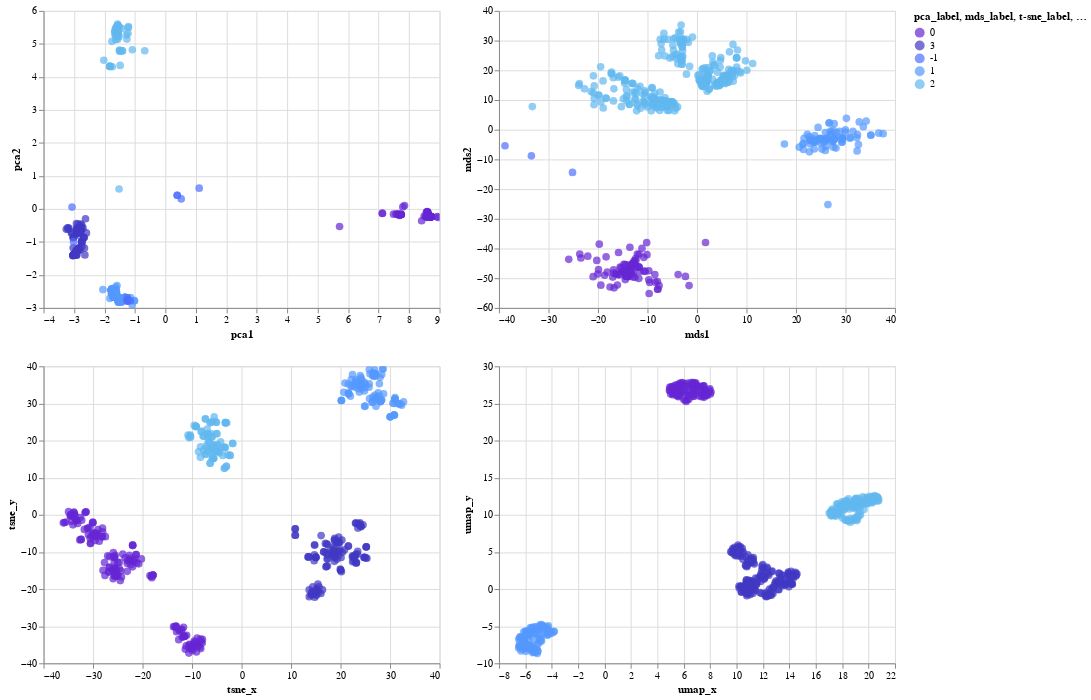

Here is the notebook cell this chart was saved with:
### Code cell
chart1 = chart_12_pca|chart_12_mds
chart2 = chart_12_tsne|chart_12_umap

alt.vconcat(chart1, chart2)

### Figure 1 — Vega-Lite specification as saved in the notebook (floating-point values rounded to 4 significant figures; data arrays with more than 128 entries replaced by an {"elided": "..."} marker saying what was removed)
{"config": {"view": {"continuousWidth": 400, "continuousHeight": 300}}, "vconcat": [{"hconcat": [{"data": {"name": "data-2df1f24a60f9d7506427be44cbddd1b5"}, "mark": {"type": "circle", "size": 60}, "encoding": {"color": {"type": "nominal", "field": "pca_label", "scale": {"domain": [0.0, 3.0, -1.0, 1.0, 2.0], "range": ["#6626d4", "#4138c3", "#4e70ff", "#5499ff", "#61b8f0", "#5499ff", "#87dfb3", "#a0e994", "#bdee78", "#ddee64", "#f8e957", "#ffdb4e"]}}, "tooltip": [{"type": "nominal", "field": "strain"}, {"type": "nominal", "field": "clade_membership"}, {"type": "quantitative", "field": "pca_label"}], "x": {"type": "quantitative", "field": "pca1", "title": "pca1"}, "y": {"type": "quantitative", "field": "pca2", "title": "pca2"}}, "selection": {"selector151": {"type": "interval", "bind": "scales", "encodings": ["x", "y"]}}}, {"data": {"name": "data-f88a8d35cde6246e092f74c1473a0f6c"}, "mark": {"type": "circle", "size": 60}, "encoding": {"color": {"type": "nominal", "field": "mds_label", "scale": {"domain": [0.0, 2.0, 1.0, -1.0], "range": ["#6626d4", "#4138c3", "#4e70ff", "#5499ff", "#61b8f0", "#5499ff", "#87dfb3", "#a0e994", "#bdee78", "#ddee64", "#f8e957", "#ffdb4e"]}}, "tooltip": [{"type": "nominal", "field": "strain"}, {"type": "nominal", "field": "clade_membership"}, {"type": "quantitative", "field": "mds_label"}], "x": {"type": "quantitative", "field": "mds1", "title": "mds1"}, "y": {"type": "quantitative", "field": "mds2", "title": "mds2"}}, "selection": {"selector147": {"type": "interval", "bind": "scales", "encodings": ["x", "y"]}}}]}, {"hconcat": [{"data": {"name": "data-14aa62db96526c059c5e3960bae6f670"}, "mark": {"type": "circle", "size": 60}, "encoding": {"color": {"type": "nominal", "field": "t-sne_label", "scale": {"domain": [1.0, 0.0, 3.0, 2.0], "range": ["#6626d4", "#4138c3", "#4e70ff", "#5499ff", "#61b8f0", "#5499ff", "#87dfb3", "#a0e994", "#bdee78", "#ddee64", "#f8e957", "#ffdb4e"]}}, "tooltip": [{"type": "nominal", "field": "strain"}, {"type": "nominal", "field": "clade_membership"}, {"type": "quantitative", "field": "t-sne_label"}], "x": {"type": "quantitative", "field": "tsne_x", "title": "tsne_x"}, "y": {"type": "quantitative", "field": "tsne_y", "title": "tsne_y"}}, "selection": {"selector139": {"type": "interval", "bind": "scales", "encodings": ["x", "y"]}}}, {"data": {"name": "data-29e3add3606ad20d28edaf07f89c3421"}, "mark": {"type": "circle", "size": 60}, "encoding": {"color": {"type": "nominal", "field": "umap_label", "scale": {"domain": [1.0, 3.0, 2.0, 0.0], "range": ["#6626d4", "#4138c3", "#4e70ff", "#5499ff", "#61b8f0", "#5499ff", "#87dfb3", "#a0e994", "#bdee78", "#ddee64", "#f8e957", "#ffdb4e"]}}, "tooltip": [{"type": "nominal", "field": "strain"}, {"type": "nominal", "field": "clade_membership"}, {"type": "quantitative", "field": "umap_label"}], "x": {"type": "quantitative", "field": "umap_x", "title": "umap_x"}, "y": {"type": "quantitative", "field": "umap_y", "title": "umap_y"}}, "selection": {"selector143": {"type": "interval", "bind": "scales", "encodings": ["x", "y"]}}}]}], "$schema": "https://vega.github.io/schema/vega-lite/v4.8.1.json", "datasets": {"data-2df1f24a60f9d7506427be44cbddd1b5": {"elided": "474 records"}, "data-f88a8d35cde6246e092f74c1473a0f6c": {"elided": "474 records"}, "data-14aa62db96526c059c5e3960bae6f670": {"elided": "474 records"}, "data-29e3add3606ad20d28edaf07f89c3421": {"elided": "474 records"}}}
